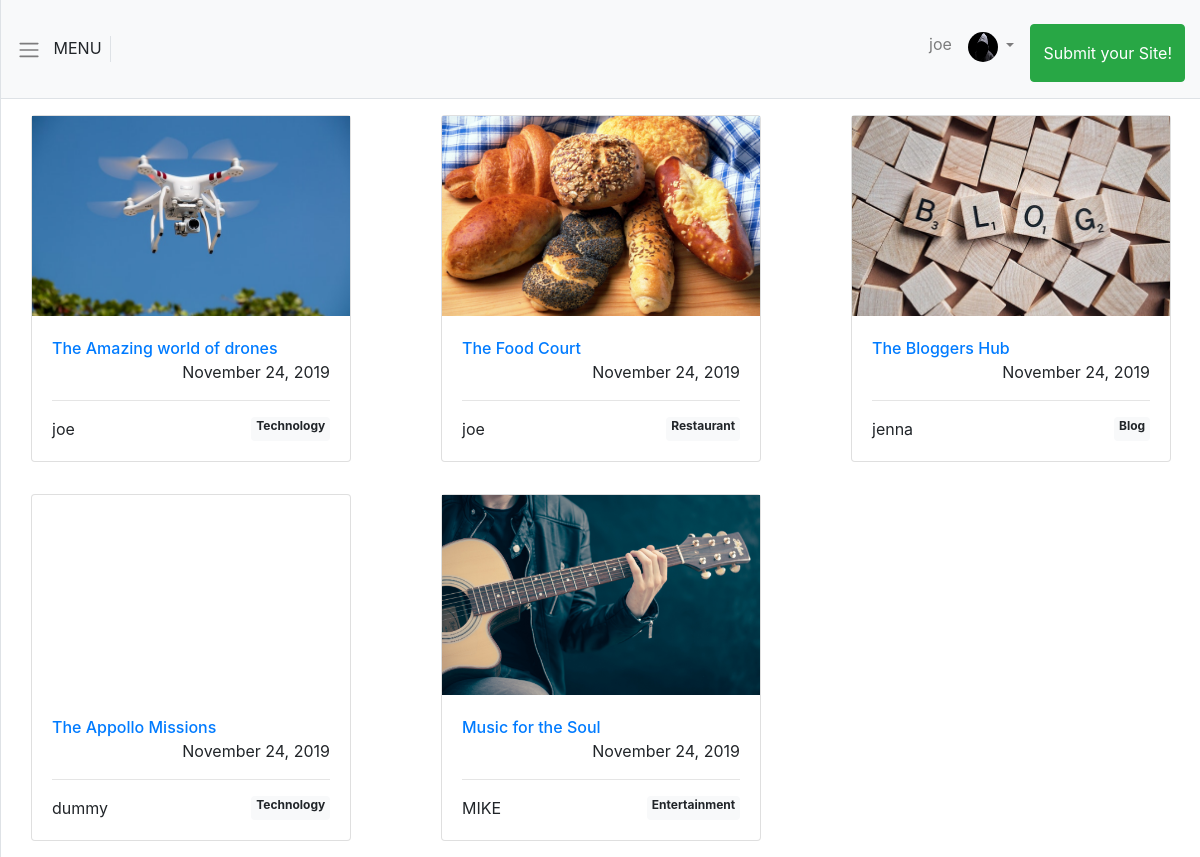
Page / (signed in) on the earlier database version.
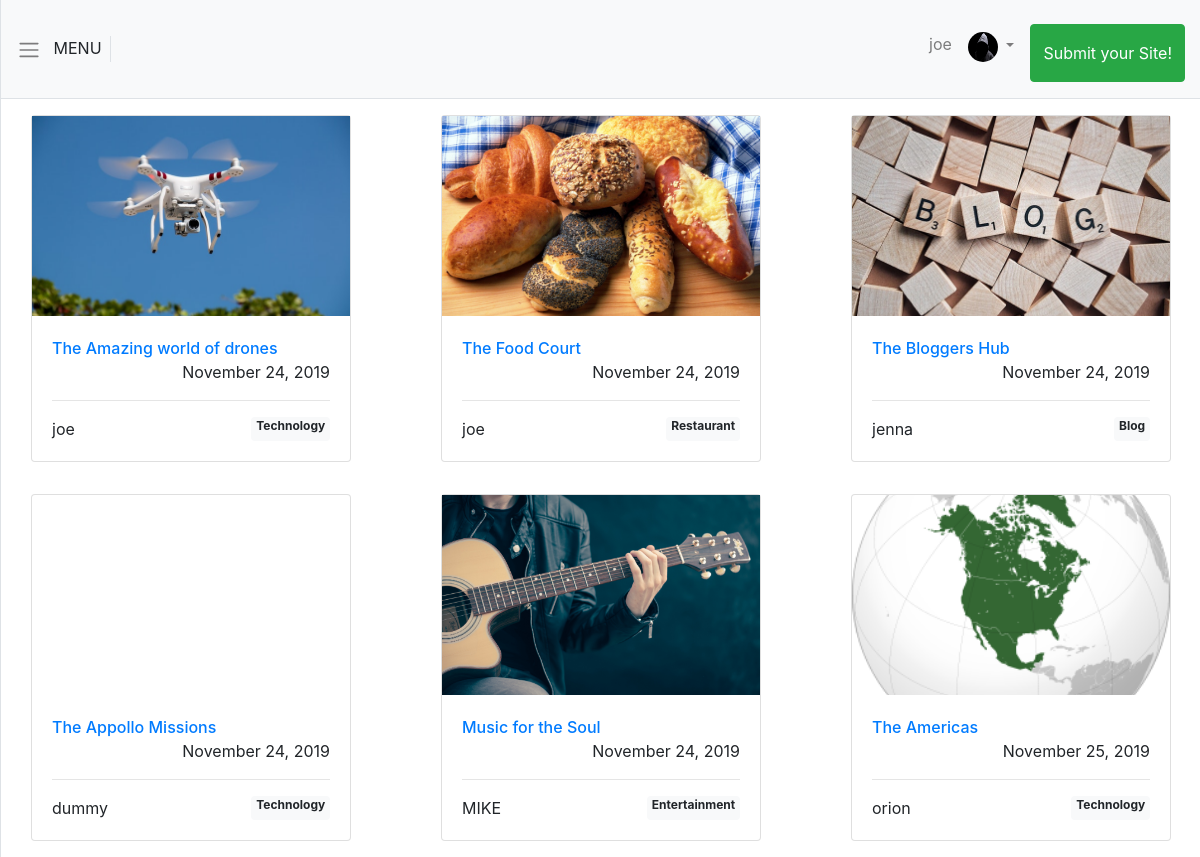
Same page on the later database version.
### sites/models.py (models this page shows, shortened)
class Site(models.Model):
    cover = models.ImageField(upload_to='sites_images')
    title = models.CharField(max_length=100)
    description = models.TextField()
    tags = models.ManyToManyField(Tag)
    author = models.ForeignKey(get_user_model(), on_delete=models.CASCADE, related_name='sites')
    created_at = models.DateTimeField(auto_now_add=True, blank=True, null=True)

class Tag(models.Model):
    name = models.CharField(max_length=13)
    def __str__(self):
        return self.name

### accounts/models.py (models this page shows, shortened)
class CustomUser(AbstractUser):
    avatar = models.ImageField(upload_to='avatars', default='default_avatar.jpg')
    bio = models.CharField(max_length=500, null=True, blank=True)
    telephone = models.CharField(max_length=13, blank=True, null=True)
    def __str__(self):
        return self.username

### sites/views.py (the view)
# urls.py: path('', SiteListView.as_view(), name='home'),
class SiteListView(ListView):
    model = Site
    template_name = 'home.html'

### templates/home.html
{% extends 'base.html'%}
{% block content%}
<div class="row">
    {% for object in object_list %}
    <div class="col-lg-4 col-md-6 my-3">
        <div class="card mx-auto" style="width: 20rem;">
            <a href="{% url 'site' object.id %}">
                <div class="site_display_image" style="background-image: url({{object.cover.url}});"></div>
            </a>
            <div class="card-body site_display_card_body">
                <div>
                    <a href="{% url 'site' object.id %}">
                        <span class="h6 text-center">{{object.title}}</span>
                    </a>
                </div>
                <div style="display:flex; justify-content: flex-end;">
                    <span>{{object.created_at | date:"F d, Y" }}</span>
                </div>
                <hr>
                <div style="display:flex; justify-content:space-between;">
                    <span>{{object.author}}</span>
                    {% for tag in object.tags.all %}
                    <span class="badge badge-light">{{tag}}</span>
                    {% endfor%}
                </div>
            </div>
        </div>
    </div>
    {% endfor %}
</div>
{% endblock content%}

Differences in the rows shown:
added Site: cover (picture), title "The Americas", created_at "November 25, 2019", author "orion", Tag (name "Technology")
